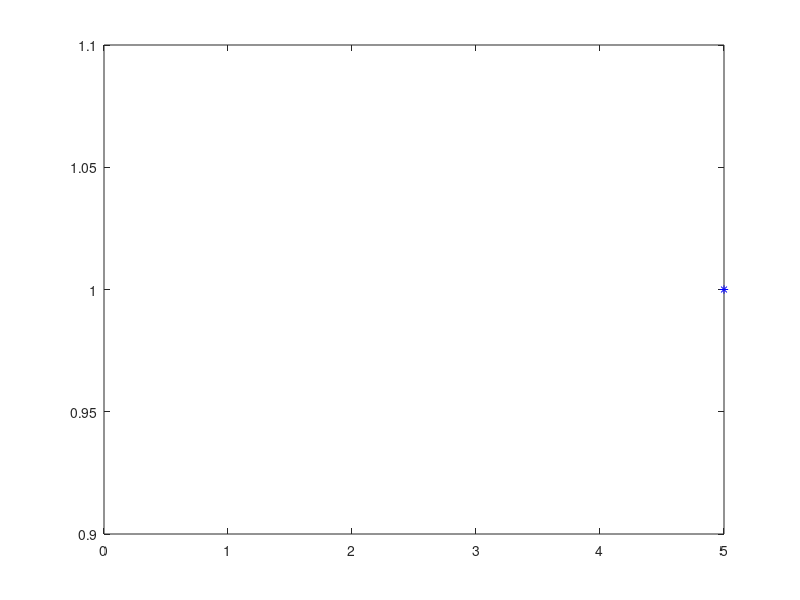

Recreate this plot in MATLAB.
pkg load statistics

p = input("p = ");
n = input("n = ");
N = input("N = ");

for i = 1:N
  U = rand(1, n);
  X(i) = sum(U<p);
endfor

U_X = unique(X);
n_X = hist(X, length(U_X));

rel_freq=n_X/N;

plot(U_X, rel_freq, '*b');
hold on
x = 0:n
plot(x, binopdf(x,n,p), '*r');
